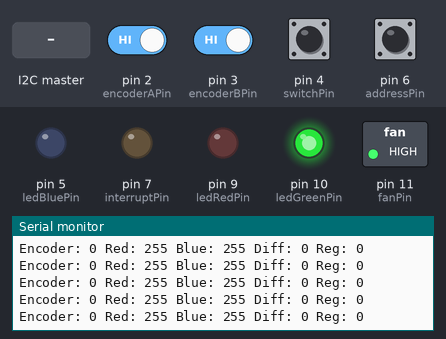
Recording of a sketch running on a simulated Arduino Uno, built with avr-gcc and run on an emulated ATmega328P. Shown: switched loads named in the sketch (green lamp = pin HIGH), output pins drawn as LEDs (lit = HIGH), the last lines printed to the serial monitor. Inputs (shaded band) come from the test bench; at power-on: pin 2 (encoderAPin), pin 3 (encoderBPin), pin 4 (switchPin), pin 6 (addressPin) HIGH. Sleep ends after the set time or at an interrupt; EEPROM starts erased.

Above: at 6.2 s.
6.3 s: pin 4 (switchPin) pulled LOW for 0.15 s
At 6.42 s:
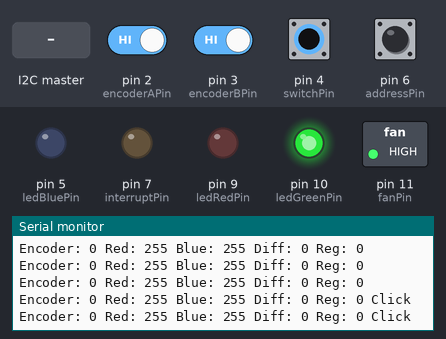
8.2 s: the I2C master sends the byte 90
At 8.32 s:
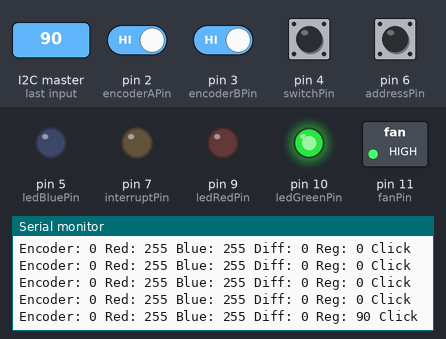
11.2 s: the I2C master sends the byte 1
At 11.29 s:
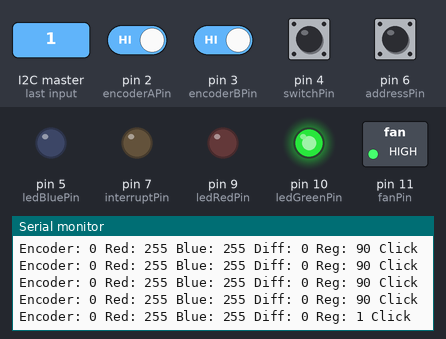
14.2 s: the I2C master sends the byte 200
At 14.38 s:
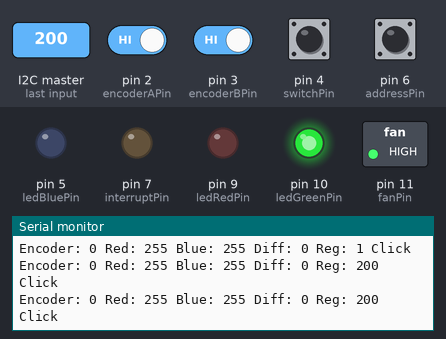
Timing chart, 0 to 17.2 s (numbered marks = the images above; inputs shaded):
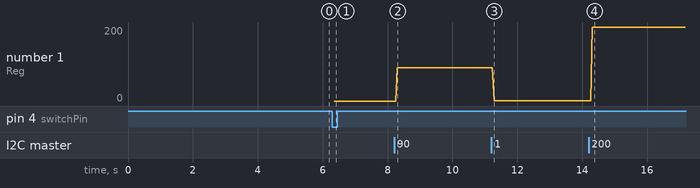

The sketch:

RT-UserInterface.ino
```cpp
// (licence header left out)
#include <Wire.h>
#include <EEPROM.h>
#include "nvm.h"

#include "PinChangeInterrupt.h" //Nico Hood's library: https://github.com/NicoHood/PinChangeInterrupt/
//Used for pin change interrupts on ATtinys (encoder button causes interrupt)
//Note: To make this code work with Nico's library you have to comment out https://github.com/NicoHood/PinChangeInterrupt/blob/master/src/PinChangeInterruptSettings.h#L228

#include <avr/sleep.h> //Needed for sleep_mode
#include <avr/power.h> //Needed for powering down perihperals such as the ADC/TWI and Timers

#if defined(__AVR_ATmega328P__)
//Hardware connections while developing with an Uno
const byte addressPin = 6;
const byte ledRedPin = 9; //PWM
const byte ledGreenPin = 10; //PWM
const byte ledBluePin = 5; //PWM
const byte switchPin = 4;
const byte encoderBPin = 3; //Encoder must be on 2/3 on Uno
const byte encoderAPin = 2;
const byte interruptPin = 7; //Pin goes low when a button event is available
const byte fanPin = 11;//PWM

#elif defined(__AVR_ATtiny84__)
//Hardware connections for the final design
const byte addressPin = 9;
const byte ledRedPin = 8; //PWM
const byte ledGreenPin = 1;
const byte ledBluePin = 5; //PWM
const byte switchPin = 3;
const byte encoderBPin = 2;
const byte encoderAPin = 10;
const byte interruptPin = 0;
const byte fanPin = 7;//PWM
#endif

//Global variables
//-=-=-=-=-=-=-=-=-=-=-=-=-=-=-=-=-=-=-=-=-=-=-=-=-=-=-=-=-=-=-=-=-=-=-=-=-=-=-=-=-=-=-=-=-=-
//Variables used in the I2C interrupt so we use volatile

//This is the pseudo register map of the product. If user asks for 0x02 then get the 3rd
//byte inside the register map.
//5602/118 on ATtiny84 prior to conversion
//Approximately 4276/156 on ATtiny84 after conversion
struct memoryMap {
  byte id;
  byte status;
  byte firmwareMajor;
  byte firmwareMinor;
  byte interruptEnable;
  int16_t encoderCount;
  int16_t encoderDifference;
  uint16_t timeSinceLastMovement;
  uint16_t timeSinceLastButton;
  byte ledBrightnessRed;
  byte ledBrightnessGreen;
  byte ledBrightnessBlue;
  int16_t ledConnectRed;
  int16_t ledConnectGreen;
  int16_t ledConnectBlue;
  uint16_t turnInterruptTimeout;
  byte i2cAddress;
  uint16_t rotationLimit;
  byte fanSpeed;
};

const byte statusButtonClickedBit = 2;
const byte statusButtonPressedBit = 1;
const byte statusEncoderMovedBit = 0;

const byte enableInterruptButtonBit = 1;
const byte enableInterruptEncoderBit = 0;

//These are the defaults for all settings
volatile memoryMap registerMap = {
  .id =                         0x5C, // 0x00
  .status =                     0x00, // 0x01         2 - button clicked, 1 - button pressed, 0 - encoder moved
  .firmwareMajor =              0x01, // 0x02         Firmware version. Helpful for tech support.
  .firmwareMinor =              0x02, // 0x03
  .interruptEnable =            0x03, // 0x04         1 - button interrupt, 0 - encoder interrupt
  .encoderCount =             0x0000, // 0x05, 0x06
  .encoderDifference =        0x0000, // 0x07, 0x08
  .timeSinceLastMovement =    0x0000, // 0x09, 0x0A
  .timeSinceLastButton =      0x0000, // 0x0B, 0x0C
  .ledBrightnessRed =           0xFF, // 0x0D
  .ledBrightnessGreen =         0xFF, // 0x0E
  .ledBrightnessBlue =          0xFF, // 0x0F
  .ledConnectRed =            0x0000, // 0x10, 0x11
  .ledConnectGreen =          0x0000, // 0x12, 0x13
  .ledConnectBlue =           0x0000, // 0x14, 0x15
  .turnInterruptTimeout =        250, // 0x16, 0x17
  .i2cAddress =  I2C_ADDRESS_DEFAULT, // 0x18
  .rotationLimit =                 0, // 0x19, 0x1A   0 means disable this feature (disabled by default)
  .fanSpeed =                   0xFF, // FAN FULL SPEED AT START
};

//This defines which of the registers are read-only (0) vs read-write (1)
memoryMap protectionMap = {
  .id = 0x00,
  .status = (1 << statusButtonClickedBit) | (1 << statusEncoderMovedBit), //2 - button clicked, 1 - button pressed, 0 - encoder moved
  .firmwareMajor = 0x00,
  .firmwareMinor = 0x00,
  .interruptEnable = (1 << enableInterruptButtonBit) | (1 << enableInterruptEncoderBit), //1 - button int enable, 0 - encoder int enable
  .encoderCount = (int16_t)0xFFFF,
  .encoderDifference = (int16_t)0xFFFF,
  .timeSinceLastMovement = (uint16_t)0xFFFF,
  .timeSinceLastButton = (uint16_t)0xFFFF,
  .ledBrightnessRed = 0xFF,
  .ledBrightnessGreen = 0x00,
  .ledBrightnessBlue = 0xFF,
  .ledConnectRed = (int16_t)0xFFFF,
  .ledConnectGreen = (int16_t)0xFFFF,
  .ledConnectBlue = (int16_t)0xFFFF,
  .turnInterruptTimeout = (uint16_t)0xFFFF,
  .i2cAddress = 0xFF,
  .rotationLimit = 0xFFFF,
  .fanSpeed = 0xFF,
};

//Cast 32bit address of the object registerMap with uint8_t so we can increment the pointer
uint8_t *registerPointer = (uint8_t *)&registerMap;
uint8_t *protectionPointer = (uint8_t *)&protectionMap;

volatile byte registerNumber; //Gets set when user writes an address. We then serve the spot the user requested.

volatile boolean updateOutputs = false; //Goes true when we receive new bytes from user. Causes LEDs and things to update in main loop.

volatile byte lastEncoded = 0; //Used to compare encoder readings between interrupts. Helps detect turn direction.

volatile unsigned long lastButtonTime; //Time stamp of last button event

volatile unsigned long lastEncoderTwistTime; //Time stamp of last knob movement

//Interrupt turns on when encoder is moved or button is pressed,
//turns off when interrupts are cleared by command
enum State {
  STATE_ENCODER_INT = 0,
  STATE_BUTTON_INT,
  STATE_INT_CLEARED,
  STATE_INT_INDICATED,
};
volatile byte interruptState = STATE_INT_CLEARED;


//-=-=-=-=-=-=-=-=-=-=-=-=-=-=-=-=-=-=-=-=-=-=-=-=-=-=-=-=-=-=-=-=-=-=-=-=-=-=-=-=-=-=-=-=-=-

void setup(void)
{
  pinMode(addressPin, INPUT_PULLUP);
  pinMode(ledRedPin, OUTPUT);
  pinMode(ledGreenPin, OUTPUT);
  pinMode(ledBluePin, OUTPUT);
  pinMode(switchPin, INPUT); //No pull-up. It's pulled low with 10k
  pinMode(encoderBPin, INPUT); //No pull-up. External 10k
  pinMode(encoderAPin, INPUT); //No pull-up. External 10k
  pinMode(interruptPin, INPUT); //Interrupt is high-impedance until we have int (and then go low). Pulled high with 10k with cuttable jumper.
  pinMode(fanPin, OUTPUT);

#if defined(__AVR_ATmega328P__)
  pinMode(addressPin, INPUT_PULLUP);
  pinMode(ledRedPin, OUTPUT);
  pinMode(ledGreenPin, OUTPUT);
  pinMode(ledBluePin, OUTPUT);
  pinMode(switchPin, INPUT); //No pull-up. It's pulled low with 10k
  pinMode(encoderBPin, INPUT_PULLUP);
  pinMode(encoderAPin, INPUT_PULLUP);
  pinMode(interruptPin, INPUT); //Interrupt is high-impedance until we have int (and then go low). Optional external pull up.
  pinMode(fanPin, OUTPUT);
#endif

  turnOffExtraBits(); //Turn off all unused peripherals

  readSystemSettings(); //Load all system settings from EEPROM
  analogWrite(fanPin, registerMap.fanSpeed);
  delay(5000);
  setupInterrupts(); //Enable pin change interrupts for I2C, encoder, switch, etc

  lastEncoderTwistTime = 0; //User has not yet twisted the encoder. Used for firing int pin.
  lastButtonTime = 0; //User has not yet pressed the encoder button.

  startI2C(); //Determine the I2C address we should be using and begin listening on I2C bus

#if defined(__AVR_ATmega328P__)
  Serial.begin(9600);
  Serial.println("Qwiic Twist");
  Serial.print("Address: 0x");

  if (digitalRead(addressPin) == HIGH) //Default is HIGH, the address jumper is open
    Serial.print(registerMap.i2cAddress, HEX);
  else
    Serial.print(I2C_FORCED_ADDRESS, HEX);
  Serial.println();

#endif
}

void loop(void)
{
  //Interrupt pin state machine
  //There are four states: Encoder Int, Button Int, Int Cleared, Int Indicated
  //ENCODER_INT state is set here once user has stopped turning encoder
  //BUTTON_INT state is set if user presses button
  //INT_CLEARED state is set in the I2C interrupt when Clear Ints command is received.
  //INT_INDICATED state is set once we change the INT pin to go low
  if (interruptState == STATE_INT_CLEARED)
  {
    //See if user has turned the encoder
    if ( registerMap.status & (1 << statusEncoderMovedBit) )
    {
      //Check if encoder interrupt is enabled
      if ( (registerMap.interruptEnable & (1 << enableInterruptEncoderBit) ) )
      {
        //See if enough time has passed since the user has stopped turning the encoder
        if ( (millis() - lastEncoderTwistTime) > registerMap.turnInterruptTimeout)
        {
          interruptState = STATE_ENCODER_INT; //Go to next state
        }
      }
    }
  }

  //If we are in either encoder or button interrupt state, then set INT low
  if(interruptState == STATE_ENCODER_INT || interruptState == STATE_BUTTON_INT)
  {
    //Set the interrupt pin low to indicate interrupt
    pinMode(interruptPin, OUTPUT);
    digitalWrite(interruptPin, LOW);
    interruptState = STATE_INT_INDICATED;
  }

  if (updateOutputs == true)
  {
    analogWrite(fanPin, registerMap.fanSpeed);
    updateOutputs = false;

    //Record anything new to EEPROM like connection values and LED values
    //It can take ~3.4ms to write EEPROM byte so we do that here instead of in interrupt
    recordSystemSettings();
  }

#if defined(__AVR_ATmega328P__)
  Serial.print("Encoder: ");
  Serial.print(registerMap.encoderCount);

  Serial.print(" Red: ");
  Serial.print(registerMap.ledBrightnessRed);

  Serial.print(" Blue: ");
  Serial.print(registerMap.ledBrightnessBlue);

  Serial.print(" Diff: ");
  Serial.print(registerMap.encoderDifference);

  Serial.print(" Reg: ");
  Serial.print(registerNumber);

  if (registerMap.status & (1 << statusButtonClickedBit) )
    Serial.print(" Click");

  Serial.println();
#endif

  sleep_mode(); //Stop everything and go to sleep. Wake up from Encoder, Button, or I2C interrupts.
}

//If the current setting is different from that in EEPROM, update EEPROM
void recordSystemSettings(void)
{
  //I2C address is byte
  byte i2cAddr;

  //Error check the current I2C address
  if (registerMap.i2cAddress < 0x08 || registerMap.i2cAddress > 0x77)
  {
    //User has set the address out of range
    //Go back to defaults
    registerMap.i2cAddress = I2C_ADDRESS_DEFAULT;
  }

  //Read the value currently in EEPROM. If it's different from the memory map then record the memory map value to EEPROM.
  EEPROM.get(LOCATION_I2C_ADDRESS, i2cAddr);
  if (i2cAddr != registerMap.i2cAddress)
  {
    EEPROM.put(LOCATION_I2C_ADDRESS, (byte)registerMap.i2cAddress);
    startI2C(); //Determine the I2C address we should be using and begin listening on I2C bus
  }

  byte intBits;
  EEPROM.get(LOCATION_INTERRUPTS, intBits);
  if (intBits != registerMap.interruptEnable)
    EEPROM.put(LOCATION_INTERRUPTS, (byte)registerMap.interruptEnable);

  //LED values are bytes
  byte ledBrightness;

  EEPROM.get(LOCATION_RED_BRIGHTNESS, ledBrightness);
  if (ledBrightness != registerMap.ledBrightnessRed)
    EEPROM.put(LOCATION_RED_BRIGHTNESS, (byte)registerMap.ledBrightnessRed);
  analogWrite(ledRedPin, 255 - registerMap.ledBrightnessRed); //Change LED brightness

  EEPROM.get(LOCATION_GREEN_BRIGHTNESS, ledBrightness);
  if (ledBrightness != registerMap.ledBrightnessGreen)
    EEPROM.put(LOCATION_GREEN_BRIGHTNESS, (byte)registerMap.ledBrightnessGreen);
  if(registerMap.ledBrightnessGreen < 1)
  {
    digitalWrite(ledGreenPin, LOW); //Change LED brightness
  }
  else
  {
    digitalWrite(ledGreenPin, HIGH);
  }


  EEPROM.get(LOCATION_BLUE_BRIGHTNESS, ledBrightness);
  if (ledBrightness != registerMap.ledBrightnessBlue)
    EEPROM.put(LOCATION_BLUE_BRIGHTNESS, (byte)registerMap.ledBrightnessBlue);
  analogWrite(ledBluePin, 255 - registerMap.ledBrightnessBlue); //Change LED brightness

  //Connect amounts are ints
  int16_t setting;

  EEPROM.get(LOCATION_RED_CONNECT_AMOUNT, setting);
  if (setting != registerMap.ledConnectRed)
    EEPROM.put(LOCATION_RED_CONNECT_AMOUNT, (int16_t)registerMap.ledConnectRed);

  EEPROM.get(LOCATION_GREEN_CONNECT_AMOUNT, setting);
  if (setting != registerMap.ledConnectGreen)
    EEPROM.put(LOCATION_GREEN_CONNECT_AMOUNT, (int16_t)registerMap.ledConnectGreen);

  EEPROM.get(LOCATION_BLUE_CONNECT_AMOUNT, setting);
  if (setting != registerMap.ledConnectBlue)
    EEPROM.put(LOCATION_BLUE_CONNECT_AMOUNT, (int16_t)registerMap.ledConnectBlue);

  //Turn Timeout is uint16_t
  uint16_t timeout;

  EEPROM.get(LOCATION_TURN_INTERRUPT_TIMEOUT_AMOUNT, timeout);
  if (timeout != registerMap.turnInterruptTimeout)
    EEPROM.put(LOCATION_TURN_INTERRUPT_TIMEOUT_AMOUNT, (int16_t)registerMap.turnInterruptTimeout);

  //If the user has zero'd out the timestamps then reflect that in the globals
  if (registerMap.timeSinceLastMovement == 0) lastEncoderTwistTime = 0;
  if (registerMap.timeSinceLastButton == 0) lastButtonTime = 0;

  //Rotation Limit is uint16_t
  uint16_t rotationLim;

  EEPROM.get(LOCATION_ROTATION_LIMIT, rotationLim);
  if (rotationLim != registerMap.rotationLimit)
    EEPROM.put(LOCATION_ROTATION_LIMIT, (int16_t)registerMap.rotationLimit);
}

//Reads the current system settings from EEPROM
//If anything looks weird, reset setting to default value
void readSystemSettings(void)
{
  uint16_t discard; // do-nothing variable put in to eleminate compiler warnings

  //Read what I2C address we should use
  registerMap.i2cAddress = EEPROM.read(LOCATION_I2C_ADDRESS);
  if (registerMap.i2cAddress == 0xFF) //Blank
  {
    registerMap.i2cAddress = I2C_ADDRESS_DEFAULT; //By default, we listen for I2C_ADDRESS_DEFAULT
    EEPROM.write(LOCATION_I2C_ADDRESS, registerMap.i2cAddress);
  }

  //Error check I2C address we read from EEPROM
  if (registerMap.i2cAddress < 0x08 || registerMap.i2cAddress > 0x77)
  {
    //User has set the address out of range
    //Go back to defaults
    registerMap.i2cAddress = I2C_ADDRESS_DEFAULT;
    EEPROM.write(LOCATION_I2C_ADDRESS, registerMap.i2cAddress);
  }

  //Read the interrupt bits
  registerMap.interruptEnable = EEPROM.read(LOCATION_INTERRUPTS);
  if (registerMap.interruptEnable == 0xFF) //Blank
  {
    registerMap.interruptEnable = 0x03; //By default, enable the click and encoder interrupts
    EEPROM.write(LOCATION_INTERRUPTS, registerMap.interruptEnable);
  }

  //Read the starting value for the red LED
  registerMap.ledBrightnessRed = EEPROM.read(LOCATION_RED_BRIGHTNESS);
  analogWrite(ledRedPin, 255 - registerMap.ledBrightnessRed);

  //Read the starting value for the green LED
  registerMap.ledBrightnessGreen = EEPROM.read(LOCATION_GREEN_BRIGHTNESS);
  if(registerMap.ledBrightnessGreen < 1)
  {
    digitalWrite(ledGreenPin, LOW); //Change LED brightness
  }
  else
  {
    digitalWrite(ledGreenPin, HIGH);
  }

  //Read the starting value for the blue LED
  registerMap.ledBrightnessBlue = EEPROM.read(LOCATION_BLUE_BRIGHTNESS);
  analogWrite(ledBluePin, 255 - registerMap.ledBrightnessBlue);

  //Read the connection value for red color
  //There are 24 pulses per rotation on the encoder
  //For each pulse, how much does the user want red to go up (or down)
  discard = EEPROM.get(LOCATION_RED_CONNECT_AMOUNT, registerMap.ledConnectRed); //16-bit
  if ((uint16_t)registerMap.ledConnectRed == 0xFFFF) //Blank
  {
    registerMap.ledConnectRed = 0; //Default to no connection
    EEPROM.put(LOCATION_RED_CONNECT_AMOUNT, (int16_t)registerMap.ledConnectRed);
  }

  discard = EEPROM.get(LOCATION_GREEN_CONNECT_AMOUNT, registerMap.ledConnectGreen);
  if ((uint16_t)registerMap.ledConnectGreen == 0xFFFF)
  {
    registerMap.ledConnectGreen = 0; //Default to no connection
    EEPROM.put(LOCATION_GREEN_CONNECT_AMOUNT, (int16_t)registerMap.ledConnectGreen);
  }

  discard = EEPROM.get(LOCATION_BLUE_CONNECT_AMOUNT, registerMap.ledConnectBlue);
  if ((uint16_t)registerMap.ledConnectBlue == 0xFFFF)
  {
    registerMap.ledConnectBlue = 0; //Default to no connection
    EEPROM.put(LOCATION_BLUE_CONNECT_AMOUNT, (int16_t)registerMap.ledConnectBlue);
  }

  discard = EEPROM.get(LOCATION_TURN_INTERRUPT_TIMEOUT_AMOUNT, registerMap.turnInterruptTimeout);
  if ((uint16_t)registerMap.turnInterruptTimeout == 0xFFFF)
  {
    registerMap.turnInterruptTimeout = 250; //Default to 250ms
    EEPROM.put(LOCATION_TURN_INTERRUPT_TIMEOUT_AMOUNT, (int16_t)registerMap.turnInterruptTimeout);
  }

  discard = EEPROM.get(LOCATION_ROTATION_LIMIT, registerMap.rotationLimit);
  if ((uint16_t)registerMap.rotationLimit == 0xFFFF)
  {
    registerMap.rotationLimit = 0; // Default to 0 (off)
    EEPROM.put(LOCATION_ROTATION_LIMIT, (int16_t)registerMap.rotationLimit);
  }

  // To eleminate compiler warning
  (void)discard;
}

//Turn off anything we aren't going to use
void turnOffExtraBits()
{
  //Disable ADC
  ADCSRA = 0;

  //Disble Brown-Out Detect
  MCUCR = bit (BODS) | bit (BODSE);
  MCUCR = bit (BODS);

  //Power down various bits of hardware to lower power usage
  //set_sleep_mode(SLEEP_MODE_PWR_DOWN);
  set_sleep_mode(SLEEP_MODE_IDLE);
  sleep_enable();
}

//Begin listening on I2C bus as I2C slave using the global variable setting_i2c_address
void startI2C()
{
  Wire.end(); //Before we can change addresses we need to stop

  if (digitalRead(addressPin) == HIGH) //Default is HIGH, the address jumper is open
    Wire.begin(registerMap.i2cAddress); //Start I2C and answer calls using address from EEPROM
  else
    Wire.begin(I2C_FORCED_ADDRESS); //Force address to I2C_FORCED_ADDRESS if user has closed the solder jumper

  //The connections to the interrupts are severed when a Wire.begin occurs. So re-declare them.
  Wire.onReceive(receiveEvent);
  Wire.onRequest(requestEvent);
}
```

nvm.h
```cpp
//Location in EEPROM for each thing we want to store between power cycles
enum eepromLocations {
  LOCATION_I2C_ADDRESS, //Device's address
  LOCATION_INTERRUPTS,
  LOCATION_RED_BRIGHTNESS,
  LOCATION_GREEN_BRIGHTNESS,
  LOCATION_BLUE_BRIGHTNESS,
  LOCATION_RED_CONNECT_AMOUNT,
  LOCATION_GREEN_CONNECT_AMOUNT = LOCATION_RED_CONNECT_AMOUNT + 2, //Previous was an int
  LOCATION_BLUE_CONNECT_AMOUNT = LOCATION_GREEN_CONNECT_AMOUNT + 2, //Previous was an int
  LOCATION_TURN_INTERRUPT_TIMEOUT_AMOUNT = LOCATION_BLUE_CONNECT_AMOUNT + 2, //Previous was an int
  LOCATION_ROTATION_LIMIT = LOCATION_TURN_INTERRUPT_TIMEOUT_AMOUNT + 2, // Previous was an int
};

//Defaults for the I2C address
const byte I2C_ADDRESS_DEFAULT = 0x3F;
const byte I2C_FORCED_ADDRESS = 0x3E; //This is the address we go to incase user closes the address jumper
```

Source omitted: interrupts.ino (8477 bytes)

Measured:
- after the input at 6.3 s, the serial monitor: prints a new line after 0.06 s (image 1)
- after the input at 8.2 s, the serial monitor: prints a new line after 0.11 s (image 2)
- after the input at 11.2 s, the serial monitor: prints a new line after 0.08 s (image 3)
- after the input at 14.2 s, the serial monitor: prints a new line after 0.11 s (image 4)
- plotted number 1: 0 → 90 after the input at 8.2 s, 90 → 1 after the input at 11.2 s, 1 → 200 after the input at 14.2 s
